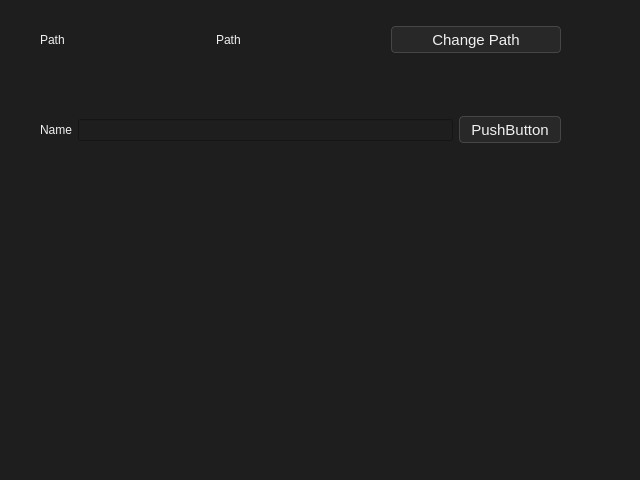
<?xml version="1.0" encoding="UTF-8"?>
<ui version="4.0">
 <class>SettingsWindow</class>
 <widget class="QMainWindow" name="SettingsWindow">
  <property name="geometry">
   <rect>
    <x>0</x>
    <y>0</y>
    <width>640</width>
    <height>480</height>
   </rect>
  </property>
  <property name="windowTitle">
   <string>MainWindow</string>
  </property>
  <property name="styleSheet">
   <string notr="true">QMainWindow{
	background: rgb(30, 30, 30);
}

QWidget{
	background: rgb(30, 30, 30);
	color: rgb(240, 240, 240);
	font: 12pt &quot;Arial&quot;;
}QWidget::disabled{
	color: rgb(150, 150, 150);
}

/* button */
QPushButton{
	font: 11pt;
	min-width: 100px;
	min-height: 25px;
	background: rgb(40, 40, 40);
	border: 1px solid rgb(70, 70, 70);
	border-radius: 4px;
}QPushButton:hover{
	background: rgb(60, 60, 60);
}
QPushButton::pressed{
	background: rgb(40, 40, 40);
}

/* label */
QLabel{
	background: transparent;
}
#line{
	background: rgb(70, 70, 70);
	border: 0;
	max-width:1px;
	min-width:1px;
}#line_2, #line_3{
	background: rgb(70, 70, 70);
	border: 0px;
	max-height:1px;
	min-height:1px;
}

QScrollBar:vertical {
    border: none;
    background: rgb(30, 30, 30);
    width: 12px;
}
QScrollBar:horizontal{
	border: none;
    background: rgb(30, 30, 30);
    height: 12px;
}
QScrollBar::handle:horizontal{
    background: rgb(40, 40, 40);
    min-width: 20px;
	border-radius: 5px;
}
QScrollBar::handle:vertical {
    background: rgb(40, 40, 40);
    min-height: 20px;
	border-radius: 5px;
}

QScrollBar::handle:hover {
    background: rgb(55, 55, 55);
}

QScrollBar::add-line, 
QScrollBar::sub-line {
	height:0px;
	width:0px;
    background: none;
}
QScrollBar::add-page, 
QScrollBar::sub-page {
    height:0px;
	width:0px;
    background: none;
}



</string>
  </property>
  <widget class="QWidget" name="centralwidget">
   <widget class="QWidget" name="horizontalLayoutWidget">
    <property name="geometry">
     <rect>
      <x>40</x>
      <y>90</y>
      <width>521</width>
      <height>80</height>
     </rect>
    </property>
    <layout class="QHBoxLayout" name="horizontalLayout">
     <item>
      <widget class="QLabel" name="label_2">
       <property name="text">
        <string>Name</string>
       </property>
      </widget>
     </item>
     <item>
      <widget class="QLineEdit" name="lineEdit"/>
     </item>
     <item>
      <widget class="QPushButton" name="pushButton_2">
       <property name="text">
        <string>PushButton</string>
       </property>
      </widget>
     </item>
    </layout>
   </widget>
   <widget class="QWidget" name="horizontalLayoutWidget_2">
    <property name="geometry">
     <rect>
      <x>40</x>
      <y>0</y>
      <width>521</width>
      <height>80</height>
     </rect>
    </property>
    <layout class="QHBoxLayout" name="horizontalLayout_2">
     <item>
      <widget class="QLabel" name="label">
       <property name="text">
        <string>Path</string>
       </property>
      </widget>
     </item>
     <item>
      <widget class="QLabel" name="label_3">
       <property name="text">
        <string>Path </string>
       </property>
      </widget>
     </item>
     <item>
      <widget class="QPushButton" name="pushButton">
       <property name="text">
        <string>Change Path</string>
       </property>
      </widget>
     </item>
    </layout>
   </widget>
  </widget>
 </widget>
 <resources/>
 <connections/>
</ui>
